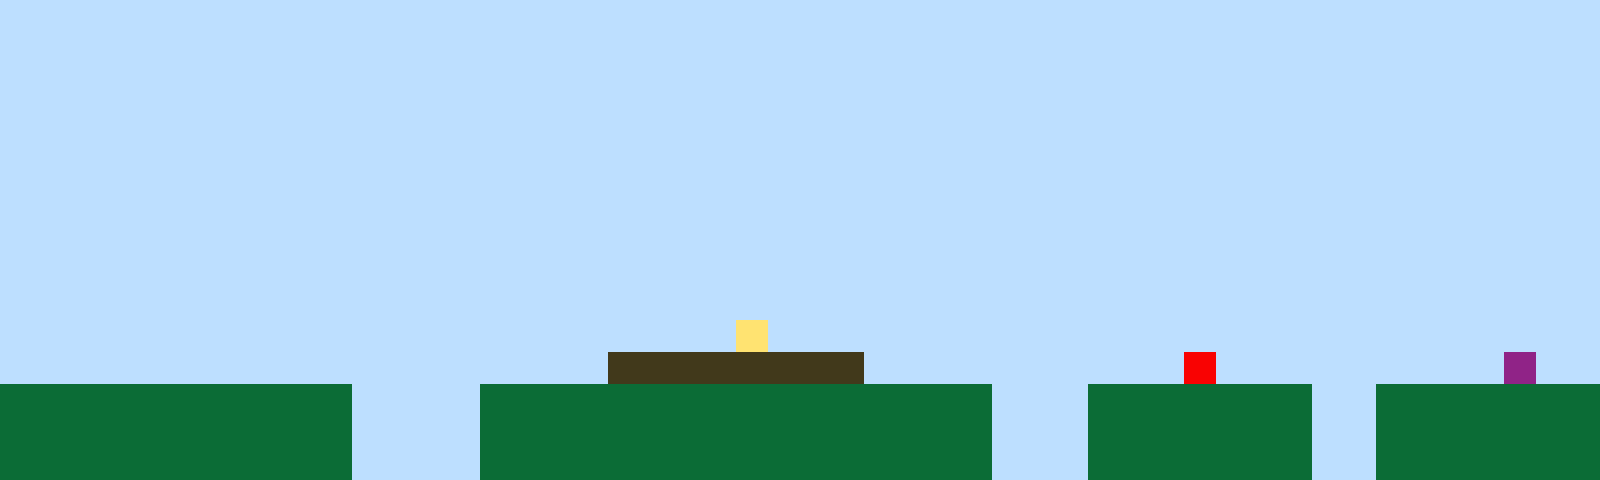

This is a level from a 2D game, rendered from its Tiled map with the project's own tilesets. A one-line summary and the complete map file follow:
An orthogonal 50x15 tile map with 32x32 px tiles, 1 tile layer (Tile Layer 1).

<map version="1.10" tiledversion="1.11.2" orientation="orthogonal" renderorder="right-up" width="50" height="15" tilewidth="32" tileheight="32" infinite="0" nextlayerid="2" nextobjectid="1"><editorsettings><export target="map1.csv" format="csv" /></editorsettings><tileset firstgid="1" name="sprites" tilewidth="32" tileheight="32" tilecount="6" columns="3"><image source="sprites.png" width="96" height="64" /></tileset><layer id="1" name="Tile Layer 1" width="50" height="15"><data encoding="csv">1,1,1,1,1,1,1,1,1,1,1,1,1,1,1,1,1,1,1,1,1,1,1,1,1,1,1,1,1,1,1,1,1,1,1,1,1,1,1,1,1,1,1,1,1,1,1,1,1,1,1,1,1,1,1,1,1,1,1,1,1,1,1,1,1,1,1,1,1,1,1,1,1,1,1,1,1,1,1,1,1,1,1,1,1,1,1,1,1,1,1,1,1,1,1,1,1,1,1,1,1,1,1,1,1,1,1,1,1,1,1,1,1,1,1,1,1,1,1,1,1,1,1,1,1,1,1,1,1,1,1,1,1,1,1,1,1,1,1,1,1,1,1,1,1,1,1,1,1,1,1,1,1,1,1,1,1,1,1,1,1,1,1,1,1,1,1,1,1,1,1,1,1,1,1,1,1,1,1,1,1,1,1,1,1,1,1,1,1,1,1,1,1,1,1,1,1,1,1,1,1,1,1,1,1,1,1,1,1,1,1,1,1,1,1,1,1,1,1,1,1,1,1,1,1,1,1,1,1,1,1,1,1,1,1,1,1,1,1,1,1,1,1,1,1,1,1,1,1,1,1,1,1,1,1,1,1,1,1,1,1,1,1,1,1,1,1,1,1,1,1,1,1,1,1,1,1,1,1,1,1,1,1,1,1,1,1,1,1,1,1,1,1,1,1,1,1,1,1,1,1,1,1,1,1,1,1,1,1,1,1,1,1,1,1,1,1,1,1,1,1,1,1,1,1,1,1,1,1,1,1,1,1,1,1,1,1,1,1,1,1,1,1,1,1,1,1,1,1,1,1,1,1,1,1,1,1,1,1,1,1,1,1,1,1,1,1,1,1,1,1,1,1,1,1,1,1,1,1,1,1,1,1,1,1,1,1,1,1,1,1,1,1,1,1,1,1,1,1,1,1,1,1,1,1,1,1,1,1,1,1,1,1,1,1,1,1,1,1,1,1,1,1,1,1,1,1,1,1,1,1,1,1,1,1,1,1,1,1,1,1,1,1,1,1,1,1,1,1,1,1,1,1,1,1,1,1,1,1,1,1,1,1,1,1,1,1,1,1,1,1,1,1,1,1,1,1,1,1,1,1,1,1,1,1,1,1,1,1,1,1,1,1,1,1,1,1,1,1,1,1,1,1,1,1,1,1,1,1,1,1,1,1,1,1,1,1,1,1,1,1,1,1,4,1,1,1,1,1,1,1,1,1,1,1,1,1,1,1,1,1,1,1,1,1,1,1,1,1,1,1,1,1,1,1,1,1,1,1,1,1,1,1,1,1,1,1,1,1,3,3,3,3,3,3,3,3,1,1,1,1,1,1,1,1,1,1,5,1,1,1,1,1,1,1,1,1,6,1,1,2,2,2,2,2,2,2,2,2,2,2,1,1,1,1,2,2,2,2,2,2,2,2,2,2,2,2,2,2,2,2,1,1,1,2,2,2,2,2,2,2,1,1,2,2,2,2,2,2,2,2,2,2,2,2,2,2,2,2,2,2,1,1,1,1,2,2,2,2,2,2,2,2,2,2,2,2,2,2,2,2,1,1,1,2,2,2,2,2,2,2,1,1,2,2,2,2,2,2,2,2,2,2,2,2,2,2,2,2,2,2,1,1,1,1,2,2,2,2,2,2,2,2,2,2,2,2,2,2,2,2,1,1,1,2,2,2,2,2,2,2,1,1,2,2,2,2,2,2,2</data></layer></map>
